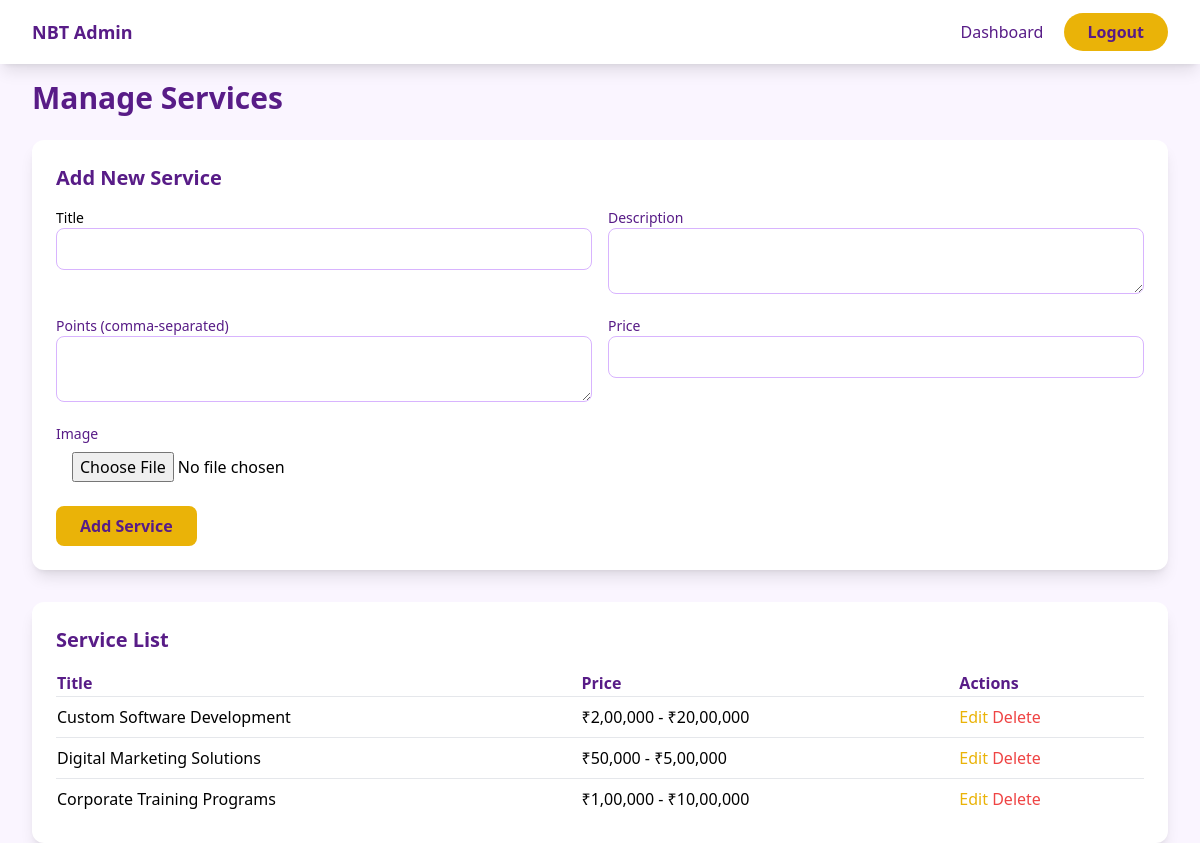
Page /nbt/admin/manage_services.php (signed in) on the committed database.
### tables this page shows
CREATE TABLE our_services (
    id INT AUTO_INCREMENT PRIMARY KEY,
    title VARCHAR(255) NOT NULL,
    description TEXT DEFAULT '',
    points TEXT DEFAULT '',
    price VARCHAR(100) DEFAULT '',
    image_name VARCHAR(255) DEFAULT '',
    image_type VARCHAR(100) DEFAULT '',
    image_size INT DEFAULT 0,
    image_data LONGBLOB,
    features TEXT DEFAULT '',
    is_active TINYINT(1) DEFAULT 1,
    created_at TIMESTAMP DEFAULT CURRENT_TIMESTAMP
);

### nbt/admin/manage_services.php (the view, shortened to what this page needs)
<?php
require '../config/db.php';
$stmt = $pdo->query("SELECT * FROM our_services");
$services = $stmt->fetchAll();
?>
<!DOCTYPE html>
<html lang="en">
<head>
    <script src="https://cdn.tailwindcss.com"></script>
</head>
<body class="min-h-screen bg-purple-50">
    <nav class="bg-white shadow-lg fixed w-full top-0 z-50">
        <div class="max-w-7xl mx-auto px-4 sm:px-6 lg:px-8">
            <div class="flex justify-between items-center h-16">
                <div class="text-lg font-semibold text-purple-900">NBT Admin</div>
                <div>
                    <a href="dashboard.php" class="text-purple-900 hover采访:text-yellow-500 px-4">Dashboard</a>
                    <a href="logout.php" class="bg-yellow-500 text-purple-900 px-6 py-2 rounded-full font-semibold hover:bg-yellow-600">Logout</a>
                </div>
            </div>
        </div>
    </nav>
    <div class="max-w-7xl mx-auto px-4 sm:px-6 lg:px-8 pt-20">
        <h2 class="text-3xl font-bold text-purple-900 mb-6">Manage Services</h2>
        <div class="bg-white p-6 rounded-xl shadow-lg mb-8">
            <h3 class="text-xl font-semibold text-purple-900 mb-4">Add New Service</h3>
            <form method="POST" enctype="multipart/form-data" class="space-y-4">
                <div class="grid grid-cols-1 md:grid-cols-2 gap-4">
                    <div>
                        <label class="block text-sm font-medium text-purple
    -900">Title</label>
                        <input type="text" name="title" required class="w-full px-4 py-2 border border-purple-300 rounded-lg">
                    </div>
                    <div>
                        <label class="block text-sm font-medium text-purple-900">Description</label>
                        <textarea name="description" required class="w-full px-4 py-2 border border-purple-300 rounded-lg"></textarea>
                    </div>
                    <div>
                        <label class="block text-sm font-medium text-purple-900">Points (comma-separated)</label>
                        <textarea name="points" required class="w-full px-4 py-2 border border-purple-300 rounded-lg"></textarea>
                    </div>
                    <div>
                        <label class="block text-sm font-medium text-purple-900">Price</label>
                        <input type="number" step="0.01" name="price" required class="w-full px-4 py-2 border border-purple-300 rounded-lg">
                    </div>
                    <div>
                        <label class="block text-sm font-medium text-purple-900">Image</label>
                        <input type="file" name="image" accept="image/*" required class="w-full px-4 py-2">
                    </div>
                </div>
                <button type="submit" class="bg-yellow-500 text-purple-900 py-2 px-6 rounded-lg font-semibold hover:bg-yellow-600">Add Service</button>
            </form>
        </div>
        <div class="bg-white p-6 rounded-xl shadow-lg">
            <h3 class="text-xl font-semibold text-purple-900 mb-4">Service List</h3>
            <table class="w-full text-left">
                <thead>
                    <tr class="text-purple-900">
                        <th>Title</th>
                        <th>Price</th>
                        <th>Actions</th>
                    </tr>
                </thead>
                <tbody>
                    <?php foreach ($services as $service): ?>
                        <tr class="border-t">
                            <td class="py-2"><?php echo htmlspecialchars($service['title']); ?></td>
                            <td class="py-2"><?php echo htmlspecialchars($service['price']); ?></td>
                            <td class="py-2">
                                <button onclick="editService(<?php echo $service['id']; ?>)" class="text-yellow-500 hover:text-yellow-600">Edit</button>
                                <form method="POST" class="inline">
                                    <button type="submit" class="text-red-500 hover:text-red-600">Delete</button>
                                </form>
                            </td>
                        </tr>
                    <?php endforeach; ?>
                </tbody>
            </table>
        </div>
    </div>
</body>
</html>

### rows in the picture
our_services: title "Custom Software Development", price "₹2,00,000 - ₹20,00,000"
our_services: title "Digital Marketing Solutions", price "₹50,000 - ₹5,00,000"
our_services: title "Corporate Training Programs", price "₹1,00,000 - ₹10,00,000"
